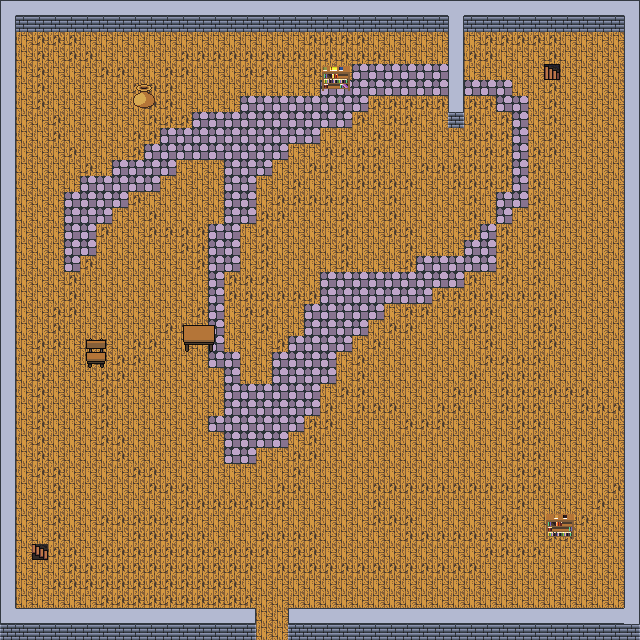

The image is a tile-based game level rendered from a .tmx file. Its description and source (layers, tilesets, objects; grid data summarised) follow:
An orthogonal 40x40 tile map with 16x16 px tiles, 2 tile layers (Floor, Wall) and 30 objects (18x Transition, 11x Collision, Position).

<map version="1.10" tiledversion="1.11.2" orientation="orthogonal" renderorder="right-down" width="40" height="40" tilewidth="16" tileheight="16" infinite="0" nextlayerid="4" nextobjectid="31">
 <properties>
  <property name="scale" type="float" value="4" />
 </properties>
 <tileset firstgid="1" name="home" tilewidth="16" tileheight="16" tilecount="45" columns="9">
  <image source="../tiles/home.png" width="144" height="80" />
  <tile id="0" type="Tiles">
   <properties>
    <property name="animated" type="bool" value="false" />
    <property name="layer" type="int" value="0" />
   </properties>
  </tile>
  <tile id="1" type="Tiles">
   <properties>
    <property name="animated" type="bool" value="false" />
    <property name="layer" type="int" value="0" />
   </properties>
  </tile>
  <tile id="2" type="Tiles">
   <properties>
    <property name="animated" type="bool" value="false" />
    <property name="layer" type="int" value="0" />
   </properties>
  </tile>
  <tile id="3" type="Tiles">
   <properties>
    <property name="animated" type="bool" value="false" />
    <property name="layer" type="int" value="0" />
   </properties>
  </tile>
  <tile id="4" type="Tiles">
   <properties>
    <property name="animated" type="bool" value="false" />
    <property name="layer" type="int" value="0" />
   </properties>
  </tile>
  <tile id="5" type="Tiles">
   <properties>
    <property name="animated" type="bool" value="false" />
    <property name="layer" type="int" value="0" />
   </properties>
  </tile>
  <tile id="6" type="Tiles">
   <properties>
    <property name="animated" type="bool" value="false" />
    <property name="layer" type="int" value="0" />
   </properties>
  </tile>
  <tile id="7" type="Tiles">
   <properties>
    <property name="animated" type="bool" value="false" />
    <property name="layer" type="int" value="0" />
   </properties>
  </tile>
  <tile id="8" type="Tiles">
   <properties>
    <property name="animated" type="bool" value="false" />
    <property name="layer" type="int" value="0" />
   </properties>
  </tile>
  <tile id="9" type="Tiles">
   <properties>
    <property name="animated" type="bool" value="false" />
    <property name="layer" type="int" value="0" />
   </properties>
  </tile>
  <tile id="10" type="Tiles">
   <properties>
    <property name="animated" type="bool" value="false" />
    <property name="layer" type="int" value="0" />
   </properties>
  </tile>
  <tile id="11" type="Tiles">
   <properties>
    <property name="animated" type="bool" value="false" />
    <property name="layer" type="int" value="0" />
   </properties>
  </tile>
  <tile id="12" type="Tiles">
   <properties>
    <property name="animated" type="bool" value="false" />
    <property name="layer" type="int" value="0" />
   </properties>
  </tile>
  <tile id="13" type="Tiles">
   <properties>
    <property name="animated" type="bool" value="false" />
    <property name="layer" type="int" value="0" />
   </properties>
  </tile>
  <tile id="14" type="Tiles">
   <properties>
    <property name="animated" type="bool" value="false" />
    <property name="layer" type="int" value="0" />
   </properties>
  </tile>
  <tile id="15" type="Tiles">
   <properties>
    <property name="animated" type="bool" value="false" />
    <property name="layer" type="int" value="0" />
   </properties>
  </tile>
  <tile id="16" type="Tiles">
   <properties>
    <property name="animated" type="bool" value="false" />
    <property name="layer" type="int" value="0" />
   </properties>
  </tile>
  <tile id="17" type="Tiles">
   <properties>
    <property name="animated" type="bool" value="false" />
    <property name="layer" type="int" value="0" />
   </properties>
  </tile>
  <tile id="18" type="Tiles">
   <properties>
    <property name="animated" type="bool" value="false" />
    <property name="layer" type="int" value="0" />
   </properties>
  </tile>
  <tile id="19" type="Tiles">
   <properties>
    <property name="animated" type="bool" value="false" />
    <property name="layer" type="int" value="0" />
   </properties>
  </tile>
  <tile id="20" type="Tiles">
   <properties>
    <property name="animated" type="bool" value="false" />
    <property name="layer" type="int" value="0" />
   </properties>
  </tile>
  <tile id="21" type="Tiles">
   <properties>
    <property name="animated" type="bool" value="false" />
    <property name="layer" type="int" value="0" />
   </properties>
  </tile>
  <tile id="22" type="Tiles">
   <properties>
    <property name="animated" type="bool" value="false" />
    <property name="layer" type="int" value="0" />
   </properties>
  </tile>
  <tile id="23" type="Tiles">
   <properties>
    <property name="animated" type="bool" value="false" />
    <property name="layer" type="int" value="0" />
   </properties>
  </tile>
  <tile id="24" type="Tiles">
   <properties>
    <property name="animated" type="bool" value="false" />
    <property name="layer" type="int" value="0" />
   </properties>
  </tile>
  <tile id="25" type="Tiles">
   <properties>
    <property name="animated" type="bool" value="false" />
    <property name="layer" type="int" value="0" />
   </properties>
  </tile>
  <tile id="26" type="Tiles">
   <properties>
    <property name="animated" type="bool" value="false" />
    <property name="layer" type="int" value="0" />
   </properties>
  </tile>
  <tile id="27" type="Tiles">
   <properties>
    <property name="animated" type="bool" value="false" />
    <property name="layer" type="int" value="0" />
   </properties>
  </tile>
  <tile id="28" type="Tiles">
   <properties>
    <property name="animated" type="bool" value="false" />
    <property name="layer" type="int" value="0" />
   </properties>
  </tile>
  <tile id="29" type="Tiles">
   <properties>
    <property name="animated" type="bool" value="false" />
    <property name="layer" type="int" value="0" />
   </properties>
  </tile>
  <tile id="30" type="Tiles">
   <properties>
    <property name="animated" type="bool" value="false" />
    <property name="layer" type="int" value="0" />
   </properties>
  </tile>
  <tile id="31" type="Tiles">
   <properties>
    <property name="animated" type="bool" value="false" />
    <property name="layer" type="int" value="0" />
   </properties>
  </tile>
  <tile id="32" type="Tiles">
   <properties>
    <property name="animated" type="bool" value="false" />
    <property name="layer" type="int" value="0" />
   </properties>
  </tile>
  <tile id="33" type="Tiles">
   <properties>
    <property name="animated" type="bool" value="false" />
    <property name="layer" type="int" value="0" />
   </properties>
  </tile>
  <tile id="34" type="Tiles">
   <properties>
    <property name="animated" type="bool" value="false" />
    <property name="layer" type="int" value="0" />
   </properties>
  </tile>
  <tile id="35" type="Tiles">
   <properties>
    <property name="animated" type="bool" value="false" />
    <property name="layer" type="int" value="0" />
   </properties>
  </tile>
  <tile id="36" type="Tiles">
   <properties>
    <property name="animated" type="bool" value="false" />
    <property name="layer" type="int" value="0" />
   </properties>
  </tile>
  <tile id="37" type="Tiles">
   <properties>
    <property name="animated" type="bool" value="false" />
    <property name="layer" type="int" value="0" />
   </properties>
  </tile>
  <tile id="38" type="Tiles">
   <properties>
    <property name="animated" type="bool" value="false" />
    <property name="layer" type="int" value="0" />
   </properties>
  </tile>
  <tile id="39" type="Tiles">
   <properties>
    <property name="animated" type="bool" value="false" />
    <property name="layer" type="int" value="0" />
   </properties>
  </tile>
  <tile id="40" type="Tiles">
   <properties>
    <property name="animated" type="bool" value="false" />
    <property name="layer" type="int" value="0" />
   </properties>
  </tile>
  <tile id="41" type="Tiles">
   <properties>
    <property name="animated" type="bool" value="false" />
    <property name="layer" type="int" value="0" />
   </properties>
  </tile>
  <tile id="42" type="Tiles">
   <properties>
    <property name="animated" type="bool" value="false" />
    <property name="layer" type="int" value="0" />
   </properties>
  </tile>
  <tile id="43" type="Tiles">
   <properties>
    <property name="animated" type="bool" value="false" />
    <property name="layer" type="int" value="0" />
   </properties>
  </tile>
  <tile id="44" type="Tiles">
   <properties>
    <property name="animated" type="bool" value="false" />
    <property name="layer" type="int" value="0" />
   </properties>
  </tile>
 </tileset>
 <layer id="1" name="Floor" width="40" height="40">
  <data>[1600 cells, 1404 non-empty, 5 distinct tile ids]</data>
 </layer>
 <objectgroup id="1" name="CollisionsTransitionsPositions" class="Collision">
  <object id="1" name="Collision" type="Collision" x="0.666667" y="619" width="254.833" height="20">
   <properties>
    <property name="layer" type="int" value="0" />
   </properties>
  </object>
  <object id="2" name="Collision" type="Collision" x="288.333" y="619.417" width="351.166" height="20">
   <properties>
    <property name="layer" type="int" value="0" />
   </properties>
  </object>
  <object id="3" name="Collision" type="Collision" x="1.25017" y="1.5" width="638.166" height="24">
   <properties>
    <property name="layer" type="int" value="0" />
   </properties>
  </object>
  <object id="4" name="Collision" type="Collision" x="448.334" y="26" width="15.458" height="95.375">
   <properties>
    <property name="layer" type="int" value="0" />
   </properties>
  </object>
  <object id="5" name="Collision" type="Collision" x="624.146" y="25.8125" width="15.458" height="593">
   <properties>
    <property name="layer" type="int" value="0" />
   </properties>
  </object>
  <object id="6" name="Collision" type="Collision" x="0.543727" y="25.8636" width="15.458" height="593">
   <properties>
    <property name="layer" type="int" value="0" />
   </properties>
  </object>
  <object id="7" name="Collision" type="Collision" x="322.053" y="79.0417" width="27.8216" height="6.25">
   <properties>
    <property name="layer" type="int" value="0" />
   </properties>
  </object>
  <object id="8" name="Collision" type="Collision" x="546.271" y="528.33" width="27.8216" height="6.25">
   <properties>
    <property name="layer" type="int" value="0" />
   </properties>
  </object>
  <object id="9" name="Collision" type="Collision" x="184.089" y="326.75" width="29.5716" height="13.4688">
   <properties>
    <property name="layer" type="int" value="0" />
   </properties>
  </object>
  <object id="10" name="Collision" type="Collision" x="87.0242" y="353.374" width="17.8216" height="7.08403">
   <properties>
    <property name="layer" type="int" value="0" />
   </properties>
  </object>
  <object id="11" name="Collision" type="Collision" x="134.275" y="99.6497" width="19.7781" height="4.86364">
   <properties>
    <property name="layer" type="int" value="0" />
   </properties>
  </object>
  <object id="12" name="Transition" type="Transition" x="257.273" y="628.545" width="29.6364" height="11.4545">
   <properties>
    <property name="layer" type="int" value="0" />
   </properties>
  </object>
  <object id="13" name="Transition" type="Transition" x="84.4318" y="361.023" width="21.3864" height="8.4545">
   <properties>
    <property name="layer" type="int" value="1" />
   </properties>
  </object>
  <object id="14" name="Transition" type="Transition" x="85.5795" y="339.091" width="20.8637" height="13.8863">
   <properties>
    <property name="layer" type="int" value="0" />
   </properties>
  </object>
  <object id="15" name="Transition" type="Transition" x="134.05" y="104.962" width="20.1364" height="8.06814">
   <properties>
    <property name="layer" type="int" value="1" />
   </properties>
  </object>
  <object id="16" name="Transition" type="Transition" x="134.201" y="84.8276" width="20.1364" height="13.4871">
   <properties>
    <property name="layer" type="int" value="0" />
   </properties>
  </object>
  <object id="17" name="Transition" type="Transition" x="321.824" y="65.6421" width="28.2614" height="13.017">
   <properties>
    <property name="layer" type="int" value="0" />
   </properties>
  </object>
  <object id="18" name="Transition" type="Transition" x="321.682" y="86.1477" width="28.1364" height="11.7045">
   <properties>
    <property name="layer" type="int" value="1" />
   </properties>
  </object>
  <object id="19" name="Transition" type="Transition" x="445.932" y="122.398" width="20.1364" height="11.7045">
   <properties>
    <property name="layer" type="int" value="1" />
   </properties>
  </object>
  <object id="20" name="Transition" type="Transition" x="16.4318" y="31.3977" width="431.568" height="11.7045">
   <properties>
    <property name="layer" type="int" value="1" />
   </properties>
  </object>
  <object id="21" name="Transition" type="Transition" x="464.932" y="32.1477" width="157.803" height="11.7045">
   <properties>
    <property name="layer" type="int" value="1" />
   </properties>
  </object>
  <object id="22" name="Transition" type="Transition" x="545.758" y="513.928" width="28.8864" height="14.3295">
   <properties>
    <property name="layer" type="int" value="0" />
   </properties>
  </object>
  <object id="23" name="Transition" type="Transition" x="546.244" y="534.46" width="27.7614" height="6.267">
   <properties>
    <property name="layer" type="int" value="1" />
   </properties>
  </object>
  <object id="24" name="Transition" type="Transition" x="288.557" y="602.523" width="336.011" height="16.3295">
   <properties>
    <property name="layer" type="int" value="0" />
   </properties>
  </object>
  <object id="25" name="Transition" type="Transition" x="16" y="605.481" width="239.402" height="12.7954">
   <properties>
    <property name="layer" type="int" value="0" />
   </properties>
  </object>
  <object id="26" name="Transition" type="Transition" x="31.7651" y="544.398" width="16.7728" height="15.25">
   <properties>
    <property name="layer" type="int" value="0" />
   </properties>
  </object>
  <object id="27" name="Transition" type="Transition" x="545.189" y="64.4962" width="16.7728" height="15.25">
   <properties>
    <property name="layer" type="int" value="0" />
   </properties>
  </object>
  <object id="28" name="Position" type="Position" x="271" y="604">
   <properties>
    <property name="name" value="Player" />
   </properties>
   <point />
  </object>
  <object id="29" name="Transition" type="Transition" x="182.932" y="341.023" width="31.3864" height="8.4545">
   <properties>
    <property name="layer" type="int" value="1" />
   </properties>
  </object>
  <object id="30" name="Transition" type="Transition" x="183.807" y="317.773" width="31.7614" height="8.4545">
   <properties>
    <property name="layer" type="int" value="0" />
   </properties>
  </object>
 </objectgroup>
 <layer id="2" name="Wall" width="40" height="40">
  <data>[1600 cells, 220 non-empty, 36 distinct tile ids]</data>
 </layer>
</map>
